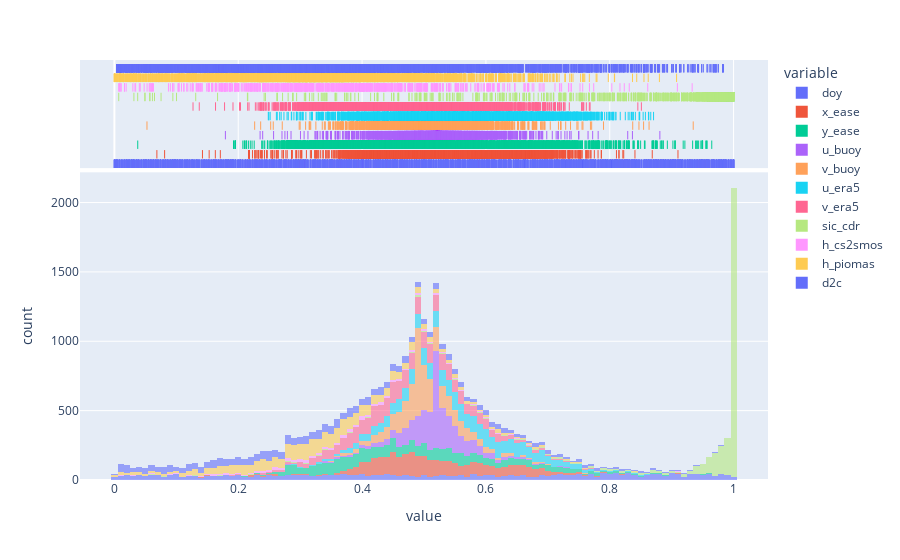

The notebook cell saved with this chart:
### Code cell
# Distribution Plots

fig = px.histogram(df_subset[columns_normalized], marginal="rug", opacity=.6)
fig.show()

"""
fig = ff.create_distplot(df[columns_normalized], group_labels="day of year")
fig.update_layout(showlegend=False, template="simple_white")
fig.update_layout(title_text="Distributions of Variables in the Sea Ice Dataset")

fig.show()
"""

### Figure 1 — Plotly figure (JSON) as saved in the notebook; plotly's stock layout.template omitted (floating-point values rounded to 4 significant figures; data arrays with more than 128 entries replaced by an {"elided": "..."} marker saying what was removed)
{"data": [{"alignmentgroup": "True", "bingroup": "x", "hovertemplate": "variable=doy<br>value=%{x}<br>count=%{y}<extra></extra>", "legendgroup": "doy", "marker": {"color": "#636efa", "opacity": 0.6}, "name": "doy", "offsetgroup": "doy", "orientation": "v", "showlegend": true, "type": "histogram", "x": {"elided": "3392 float values"}, "xaxis": "x", "yaxis": "y"}, {"alignmentgroup": "True", "boxpoints": "all", "fillcolor": "rgba(255,255,255,0)", "hoveron": "points", "hovertemplate": "variable=doy<br>value=%{x}<extra></extra>", "jitter": 0, "legendgroup": "doy", "line": {"color": "rgba(255,255,255,0)"}, "marker": {"color": "#636efa", "symbol": "line-ns-open"}, "name": "doy", "offsetgroup": "doy", "showlegend": false, "type": "box", "x": {"elided": "3392 float values"}, "xaxis": "x2", "yaxis": "y2"}, {"alignmentgroup": "True", "bingroup": "x", "hovertemplate": "variable=x_ease<br>value=%{x}<br>count=%{y}<extra></extra>", "legendgroup": "x_ease", "marker": {"color": "#EF553B", "opacity": 0.6}, "name": "x_ease", "offsetgroup": "x_ease", "orientation": "v", "showlegend": true, "type": "histogram", "x": {"elided": "3392 float values"}, "xaxis": "x", "yaxis": "y"}, {"alignmentgroup": "True", "boxpoints": "all", "fillcolor": "rgba(255,255,255,0)", "hoveron": "points", "hovertemplate": "variable=x_ease<br>value=%{x}<extra></extra>", "jitter": 0, "legendgroup": "x_ease", "line": {"color": "rgba(255,255,255,0)"}, "marker": {"color": "#EF553B", "symbol": "line-ns-open"}, "name": "x_ease", "offsetgroup": "x_ease", "showlegend": false, "type": "box", "x": {"elided": "3392 float values"}, "xaxis": "x2", "yaxis": "y2"}, {"alignmentgroup": "True", "bingroup": "x", "hovertemplate": "variable=y_ease<br>value=%{x}<br>count=%{y}<extra></extra>", "legendgroup": "y_ease", "marker": {"color": "#00cc96", "opacity": 0.6}, "name": "y_ease", "offsetgroup": "y_ease", "orientation": "v", "showlegend": true, "type": "histogram", "x": {"elided": "3392 float values"}, "xaxis": "x", "yaxis": "y"}, {"alignmentgroup": "True", "boxpoints": "all", "fillcolor": "rgba(255,255,255,0)", "hoveron": "points", "hovertemplate": "variable=y_ease<br>value=%{x}<extra></extra>", "jitter": 0, "legendgroup": "y_ease", "line": {"color": "rgba(255,255,255,0)"}, "marker": {"color": "#00cc96", "symbol": "line-ns-open"}, "name": "y_ease", "offsetgroup": "y_ease", "showlegend": false, "type": "box", "x": {"elided": "3392 float values"}, "xaxis": "x2", "yaxis": "y2"}, {"alignmentgroup": "True", "bingroup": "x", "hovertemplate": "variable=u_buoy<br>value=%{x}<br>count=%{y}<extra></extra>", "legendgroup": "u_buoy", "marker": {"color": "#ab63fa", "opacity": 0.6}, "name": "u_buoy", "offsetgroup": "u_buoy", "orientation": "v", "showlegend": true, "type": "histogram", "x": {"elided": "3392 float values"}, "xaxis": "x", "yaxis": "y"}, {"alignmentgroup": "True", "boxpoints": "all", "fillcolor": "rgba(255,255,255,0)", "hoveron": "points", "hovertemplate": "variable=u_buoy<br>value=%{x}<extra></extra>", "jitter": 0, "legendgroup": "u_buoy", "line": {"color": "rgba(255,255,255,0)"}, "marker": {"color": "#ab63fa", "symbol": "line-ns-open"}, "name": "u_buoy", "offsetgroup": "u_buoy", "showlegend": false, "type": "box", "x": {"elided": "3392 float values"}, "xaxis": "x2", "yaxis": "y2"}, {"alignmentgroup": "True", "bingroup": "x", "hovertemplate": "variable=v_buoy<br>value=%{x}<br>count=%{y}<extra></extra>", "legendgroup": "v_buoy", "marker": {"color": "#FFA15A", "opacity": 0.6}, "name": "v_buoy", "offsetgroup": "v_buoy", "orientation": "v", "showlegend": true, "type": "histogram", "x": {"elided": "3392 float values"}, "xaxis": "x", "yaxis": "y"}, {"alignmentgroup": "True", "boxpoints": "all", "fillcolor": "rgba(255,255,255,0)", "hoveron": "points", "hovertemplate": "variable=v_buoy<br>value=%{x}<extra></extra>", "jitter": 0, "legendgroup": "v_buoy", "line": {"color": "rgba(255,255,255,0)"}, "marker": {"color": "#FFA15A", "symbol": "line-ns-open"}, "name": "v_buoy", "offsetgroup": "v_buoy", "showlegend": false, "type": "box", "x": {"elided": "3392 float values"}, "xaxis": "x2", "yaxis": "y2"}, {"alignmentgroup": "True", "bingroup": "x", "hovertemplate": "variable=u_era5<br>value=%{x}<br>count=%{y}<extra></extra>", "legendgroup": "u_era5", "marker": {"color": "#19d3f3", "opacity": 0.6}, "name": "u_era5", "offsetgroup": "u_era5", "orientation": "v", "showlegend": true, "type": "histogram", "x": {"elided": "3392 float values"}, "xaxis": "x", "yaxis": "y"}, {"alignmentgroup": "True", "boxpoints": "all", "fillcolor": "rgba(255,255,255,0)", "hoveron": "points", "hovertemplate": "variable=u_era5<br>value=%{x}<extra></extra>", "jitter": 0, "legendgroup": "u_era5", "line": {"color": "rgba(255,255,255,0)"}, "marker": {"color": "#19d3f3", "symbol": "line-ns-open"}, "name": "u_era5", "offsetgroup": "u_era5", "showlegend": false, "type": "box", "x": {"elided": "3392 float values"}, "xaxis": "x2", "yaxis": "y2"}, {"alignmentgroup": "True", "bingroup": "x", "hovertemplate": "variable=v_era5<br>value=%{x}<br>count=%{y}<extra></extra>", "legendgroup": "v_era5", "marker": {"color": "#FF6692", "opacity": 0.6}, "name": "v_era5", "offsetgroup": "v_era5", "orientation": "v", "showlegend": true, "type": "histogram", "x": {"elided": "3392 float values"}, "xaxis": "x", "yaxis": "y"}, {"alignmentgroup": "True", "boxpoints": "all", "fillcolor": "rgba(255,255,255,0)", "hoveron": "points", "hovertemplate": "variable=v_era5<br>value=%{x}<extra></extra>", "jitter": 0, "legendgroup": "v_era5", "line": {"color": "rgba(255,255,255,0)"}, "marker": {"color": "#FF6692", "symbol": "line-ns-open"}, "name": "v_era5", "offsetgroup": "v_era5", "showlegend": false, "type": "box", "x": {"elided": "3392 float values"}, "xaxis": "x2", "yaxis": "y2"}, {"alignmentgroup": "True", "bingroup": "x", "hovertemplate": "variable=sic_cdr<br>value=%{x}<br>count=%{y}<extra></extra>", "legendgroup": "sic_cdr", "marker": {"color": "#B6E880", "opacity": 0.6}, "name": "sic_cdr", "offsetgroup": "sic_cdr", "orientation": "v", "showlegend": true, "type": "histogram", "x": {"elided": "3392 float values"}, "xaxis": "x", "yaxis": "y"}, {"alignmentgroup": "True", "boxpoints": "all", "fillcolor": "rgba(255,255,255,0)", "hoveron": "points", "hovertemplate": "variable=sic_cdr<br>value=%{x}<extra></extra>", "jitter": 0, "legendgroup": "sic_cdr", "line": {"color": "rgba(255,255,255,0)"}, "marker": {"color": "#B6E880", "symbol": "line-ns-open"}, "name": "sic_cdr", "offsetgroup": "sic_cdr", "showlegend": false, "type": "box", "x": {"elided": "3392 float values"}, "xaxis": "x2", "yaxis": "y2"}, {"alignmentgroup": "True", "bingroup": "x", "hovertemplate": "variable=h_cs2smos<br>value=%{x}<br>count=%{y}<extra></extra>", "legendgroup": "h_cs2smos", "marker": {"color": "#FF97FF", "opacity": 0.6}, "name": "h_cs2smos", "offsetgroup": "h_cs2smos", "orientation": "v", "showlegend": true, "type": "histogram", "x": {"elided": "3392 float values"}, "xaxis": "x", "yaxis": "y"}, {"alignmentgroup": "True", "boxpoints": "all", "fillcolor": "rgba(255,255,255,0)", "hoveron": "points", "hovertemplate": "variable=h_cs2smos<br>value=%{x}<extra></extra>", "jitter": 0, "legendgroup": "h_cs2smos", "line": {"color": "rgba(255,255,255,0)"}, "marker": {"color": "#FF97FF", "symbol": "line-ns-open"}, "name": "h_cs2smos", "offsetgroup": "h_cs2smos", "showlegend": false, "type": "box", "x": {"elided": "3392 float values"}, "xaxis": "x2", "yaxis": "y2"}, {"alignmentgroup": "True", "bingroup": "x", "hovertemplate": "variable=h_piomas<br>value=%{x}<br>count=%{y}<extra></extra>", "legendgroup": "h_piomas", "marker": {"color": "#FECB52", "opacity": 0.6}, "name": "h_piomas", "offsetgroup": "h_piomas", "orientation": "v", "showlegend": true, "type": "histogram", "x": {"elided": "3392 float values"}, "xaxis": "x", "yaxis": "y"}, {"alignmentgroup": "True", "boxpoints": "all", "fillcolor": "rgba(255,255,255,0)", "hoveron": "points", "hovertemplate": "variable=h_piomas<br>value=%{x}<extra></extra>", "jitter": 0, "legendgroup": "h_piomas", "line": {"color": "rgba(255,255,255,0)"}, "marker": {"color": "#FECB52", "symbol": "line-ns-open"}, "name": "h_piomas", "offsetgroup": "h_piomas", "showlegend": false, "type": "box", "x": {"elided": "3392 float values"}, "xaxis": "x2", "yaxis": "y2"}, {"alignmentgroup": "True", "bingroup": "x", "hovertemplate": "variable=d2c<br>value=%{x}<br>count=%{y}<extra></extra>", "legendgroup": "d2c", "marker": {"color": "#636efa", "opacity": 0.6}, "name": "d2c", "offsetgroup": "d2c", "orientation": "v", "showlegend": true, "type": "histogram", "x": {"elided": "3392 float values"}, "xaxis": "x", "yaxis": "y"}, {"alignmentgroup": "True", "boxpoints": "all", "fillcolor": "rgba(255,255,255,0)", "hoveron": "points", "hovertemplate": "variable=d2c<br>value=%{x}<extra></extra>", "jitter": 0, "legendgroup": "d2c", "line": {"color": "rgba(255,255,255,0)"}, "marker": {"color": "#636efa", "symbol": "line-ns-open"}, "name": "d2c", "offsetgroup": "d2c", "showlegend": false, "type": "box", "x": {"elided": "3392 float values"}, "xaxis": "x2", "yaxis": "y2"}], "layout": {"barmode": "relative", "legend": {"title": {"text": "variable"}, "tracegroupgap": 0}, "margin": {"t": 60}, "xaxis": {"anchor": "y", "domain": [0, 1], "title": {"text": "value"}}, "xaxis2": {"anchor": "y2", "domain": [0, 1], "matches": "x", "showgrid": true, "showticklabels": false}, "yaxis": {"anchor": "x", "domain": [0, 0.7326], "title": {"text": "count"}}, "yaxis2": {"anchor": "x2", "domain": [0.7426, 1], "matches": "y2", "showgrid": false, "showline": false, "showticklabels": false, "ticks": ""}}}
